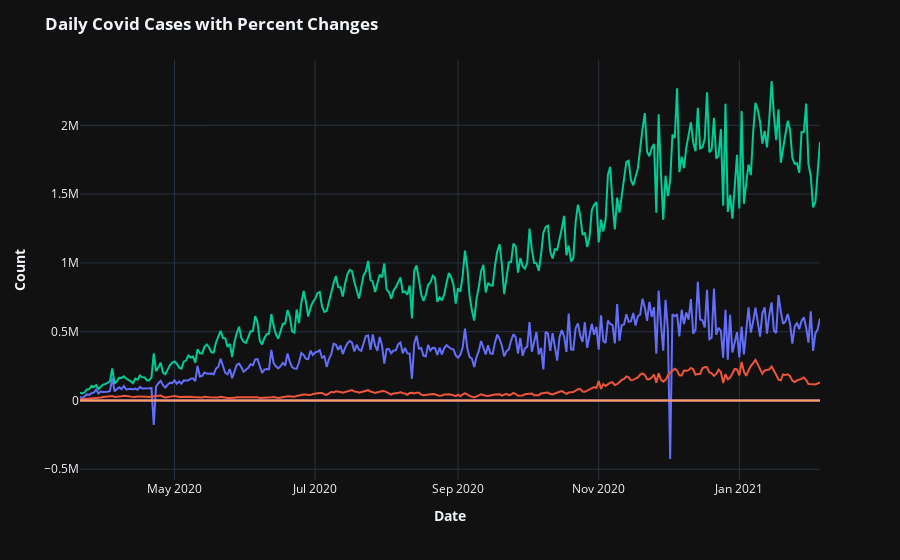

Here is the notebook cell this chart was saved with:
### Markdown cell above
## total cummulative covid tests daily in the us

### Code cell
percent_positive = list(cases.percent_positive)
percent_negative = list(cases.percent_negative)
date = list(cases.date_new)
cases_melt = pd.melt(cases, id_vars=['date_new'], value_vars=['negativeIncrease'
                                                              ,'positiveIncrease'
                                                              ,'totalTestResultsIncrease'
                                                             ]
                    )
# Create fig2ure with secondary y-axis
fig1 = make_subplots(specs=[[{"secondary_y": True}]])
fig1 = px.line(cases_melt, x='date_new', y='value', color='variable')
# Add traces
fig1.add_trace(
    go.Scatter(x=date, y=percent_negative, name="percent_negative"),
    secondary_y=False,
)
fig1.add_trace(
    go.Scatter(x=date, y=percent_positive, name="percent_positive"),
    secondary_y=False,
)
# Add fig2ure title
fig1.update_layout(
    title_text="<b>Daily Covid Cases with Percent Changes</b>"
    ,template='plotly_dark'
    ,showlegend=False
)
#update legend
fig1.update_layout(
    legend=dict(
        yanchor="top",
        y=0.99,
        xanchor="left",
        x=0.01
        )
    )
# Set x-axis title
fig1.update_xaxes(title_text="<b>Date</b>")
# Set y-axes titles
fig1.update_yaxes(title_text="<b>Count</b>", secondary_y=False)
fig1.show()

### Figure 1 — Plotly figure (JSON) as saved in the notebook; plotly's stock layout.template omitted (floating-point values rounded to 4 significant figures; data arrays with more than 128 entries replaced by an {"elided": "..."} marker saying what was removed)
{"data": [{"hovertemplate": "variable=negativeIncrease<br>date_new=%{x}<br>value=%{y}<extra></extra>", "legendgroup": "negativeIncrease", "line": {"color": "#636efa", "dash": "solid"}, "mode": "lines", "name": "negativeIncrease", "orientation": "v", "showlegend": true, "type": "scatter", "x": {"elided": "322 str values"}, "xaxis": "x", "y": {"elided": "322 int values"}, "yaxis": "y"}, {"hovertemplate": "variable=positiveIncrease<br>date_new=%{x}<br>value=%{y}<extra></extra>", "legendgroup": "positiveIncrease", "line": {"color": "#EF553B", "dash": "solid"}, "mode": "lines", "name": "positiveIncrease", "orientation": "v", "showlegend": true, "type": "scatter", "x": {"elided": "322 str values"}, "xaxis": "x", "y": {"elided": "322 int values"}, "yaxis": "y"}, {"hovertemplate": "variable=totalTestResultsIncrease<br>date_new=%{x}<br>value=%{y}<extra></extra>", "legendgroup": "totalTestResultsIncrease", "line": {"color": "#00cc96", "dash": "solid"}, "mode": "lines", "name": "totalTestResultsIncrease", "orientation": "v", "showlegend": true, "type": "scatter", "x": {"elided": "322 str values"}, "xaxis": "x", "y": {"elided": "322 int values"}, "yaxis": "y"}, {"name": "percent_negative", "type": "scatter", "x": {"elided": "322 str values"}, "xaxis": "x", "y": {"elided": "322 float values"}, "yaxis": "y"}, {"name": "percent_positive", "type": "scatter", "x": {"elided": "322 str values"}, "xaxis": "x", "y": {"elided": "322 float values"}, "yaxis": "y"}], "layout": {"legend": {"title": {"text": "variable"}, "tracegroupgap": 0, "x": 0.01, "xanchor": "left", "y": 0.99, "yanchor": "top"}, "margin": {"t": 60}, "showlegend": false, "title": {"text": "<b>Daily Covid Cases with Percent Changes</b>"}, "xaxis": {"anchor": "y", "domain": [0, 1], "title": {"text": "<b>Date</b>"}}, "yaxis": {"anchor": "x", "domain": [0, 1], "title": {"text": "<b>Count</b>"}}}}
